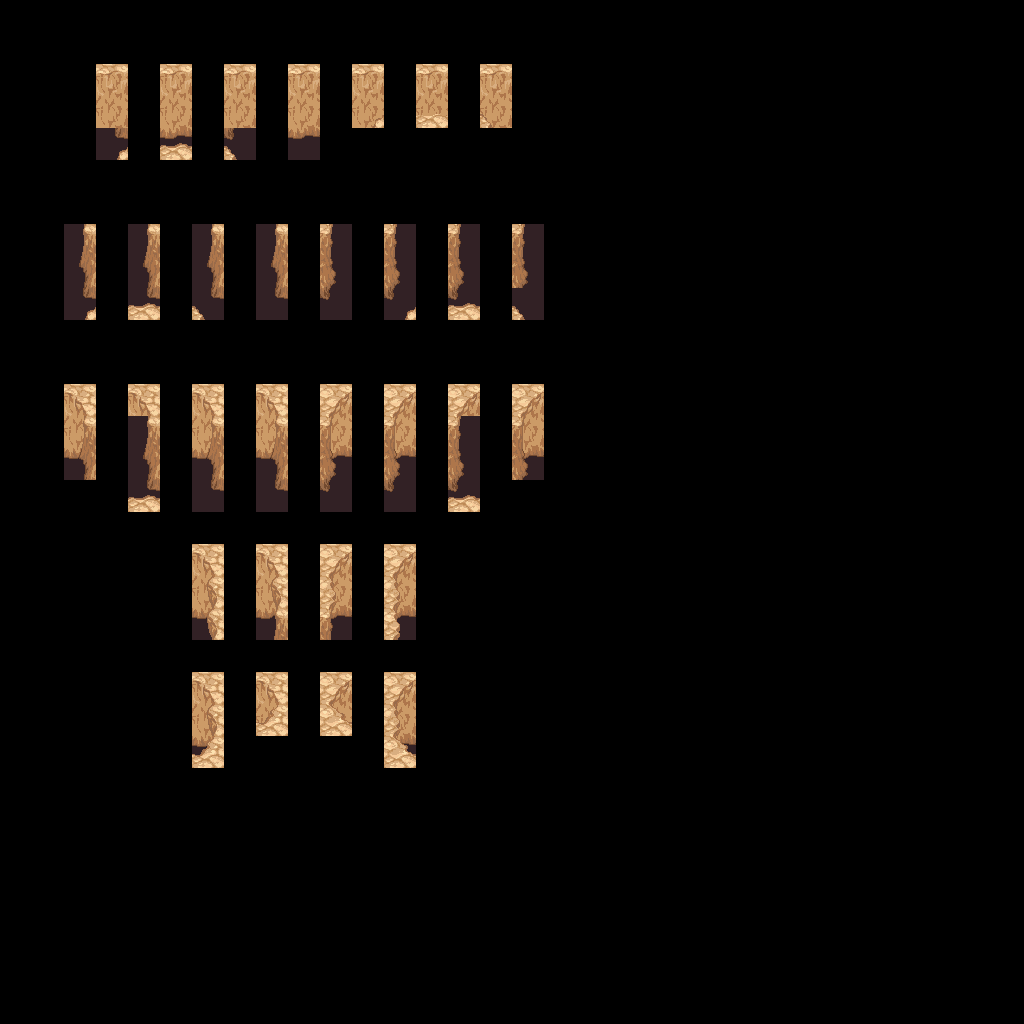

The image is a tile-based game level rendered from a .tmx file. Its description and complete source (layers, tilesets, objects, tile grids) follow:
An orthogonal 32x32 tile map with 32x32 px tiles, 3 tile layers (regions, input_Mountain, output_Mountain).

<map version="1.2" tiledversion="1.2.0" orientation="orthogonal" renderorder="right-down" width="32" height="32" tilewidth="32" tileheight="32" infinite="0" nextlayerid="5" nextobjectid="1">
 <tileset firstgid="1" source="../mountains-v6.tsx" />
 <layer id="1" name="regions" width="32" height="32">
  <data encoding="csv">
0,0,0,0,0,0,0,0,0,0,0,0,0,0,0,0,0,0,0,0,0,0,0,0,0,0,0,0,0,0,0,0,
0,0,0,0,0,0,0,0,0,0,0,0,0,0,0,0,0,0,0,0,0,0,0,0,0,0,0,0,0,0,0,0,
0,0,0,1922,0,1922,0,1922,0,1922,0,1922,0,1922,0,1922,0,0,0,0,0,0,0,0,0,0,0,0,0,0,0,0,
0,0,0,1922,0,1922,0,1922,0,1922,0,1922,0,1922,0,1922,0,0,0,0,0,0,0,0,0,0,0,0,0,0,0,0,
0,0,0,1922,0,1922,0,1922,0,1922,0,0,0,0,0,0,0,0,0,0,0,0,0,0,0,0,0,0,0,0,0,0,
0,0,0,0,0,0,0,0,0,0,0,0,0,0,0,0,0,0,0,0,0,0,0,0,0,0,0,0,0,0,0,0,
0,0,0,0,0,0,0,0,0,0,0,0,0,0,0,0,0,0,0,0,0,0,0,0,0,0,0,0,0,0,0,0,
0,0,1922,0,1923,0,1923,0,1922,0,1922,0,1923,0,1923,0,1922,0,0,0,0,0,0,0,0,0,0,0,0,0,0,0,
0,0,1922,0,1923,0,1923,0,1922,0,1922,0,1923,0,1923,0,1922,0,0,0,0,0,0,0,0,0,0,0,0,0,0,0,
0,0,1922,0,1923,0,1923,0,1922,0,1922,0,1923,0,1923,0,1922,0,0,0,0,0,0,0,0,0,0,0,0,0,0,0,
0,0,0,0,0,0,0,0,0,0,0,0,0,0,0,0,0,0,0,0,0,0,0,0,0,0,0,0,0,0,0,0,
0,0,0,0,0,0,0,0,0,0,0,0,0,0,0,0,0,0,0,0,0,0,0,0,0,0,0,0,0,0,0,0,
0,0,1922,0,1922,0,1923,0,1923,0,1923,0,1923,0,1922,0,1922,0,0,0,0,0,0,0,0,0,0,0,0,0,0,0,
0,0,1922,0,1922,0,1923,0,1923,0,1923,0,1923,0,1922,0,1922,0,0,0,0,0,0,0,0,0,0,0,0,0,0,0,
0,0,1922,0,1922,0,1923,0,1923,0,1923,0,1923,0,1922,0,1922,0,0,0,0,0,0,0,0,0,0,0,0,0,0,0,
0,0,0,0,1922,0,1922,0,1922,0,1922,0,1922,0,1922,0,0,0,0,0,0,0,0,0,0,0,0,0,0,0,0,0,
0,0,0,0,0,0,0,0,0,0,0,0,0,0,0,0,0,0,0,0,0,0,0,0,0,0,0,0,0,0,0,0,
0,0,0,0,0,0,1923,0,1922,0,1922,0,1923,0,0,0,0,0,0,0,0,0,0,0,0,0,0,0,0,0,0,0,
0,0,0,0,0,0,1923,0,1922,0,1922,0,1923,0,0,0,0,0,0,0,0,0,0,0,0,0,0,0,0,0,0,0,
0,0,0,0,0,0,1923,0,1922,0,1922,0,1923,0,0,0,0,0,0,0,0,0,0,0,0,0,0,0,0,0,0,0,
0,0,0,0,0,0,0,0,0,0,0,0,0,0,0,0,0,0,0,0,0,0,0,0,0,0,0,0,0,0,0,0,
0,0,0,0,0,0,1922,0,1922,0,1922,0,1922,0,0,0,0,0,0,0,0,0,0,0,0,0,0,0,0,0,0,0,
0,0,0,0,0,0,1922,0,1922,0,1922,0,1922,0,0,0,0,0,0,0,0,0,0,0,0,0,0,0,0,0,0,0,
0,0,0,0,0,0,1922,0,0,0,0,0,1922,0,0,0,0,0,0,0,0,0,0,0,0,0,0,0,0,0,0,0,
0,0,0,0,0,0,0,0,0,0,0,0,0,0,0,0,0,0,0,0,0,0,0,0,0,0,0,0,0,0,0,0,
0,0,0,0,0,0,0,0,0,0,0,0,0,0,0,0,0,0,0,0,0,0,0,0,0,0,0,0,0,0,0,0,
0,0,0,0,0,0,0,0,0,0,0,0,0,0,0,0,0,0,0,0,0,0,0,0,0,0,0,0,0,0,0,0,
0,0,0,0,0,0,0,0,0,0,0,0,0,0,0,0,0,0,0,0,0,0,0,0,0,0,0,0,0,0,0,0,
0,0,0,0,0,0,0,0,0,0,0,0,0,0,0,0,0,0,0,0,0,0,0,0,0,0,0,0,0,0,0,0,
0,0,0,0,0,0,0,0,0,0,0,0,0,0,0,0,0,0,0,0,0,0,0,0,0,0,0,0,0,0,0,0,
0,0,0,0,0,0,0,0,0,0,0,0,0,0,0,0,0,0,0,0,0,0,0,0,0,0,0,0,0,0,0,0,
0,0,0,0,0,0,0,0,0,0,0,0,0,0,0,0,0,0,0,0,0,0,0,0,0,0,0,0,0,0,0,0
</data>
 </layer>
 <layer id="2" name="input_Mountain" width="32" height="32">
  <properties>
   <property name="StrictEmpty" type="bool" value="true" />
  </properties>
  <data encoding="csv">
0,0,0,0,0,0,0,0,0,0,0,0,0,0,0,0,0,0,0,0,0,0,0,0,0,0,0,0,0,0,0,0,
0,0,0,0,0,0,0,0,0,0,0,0,0,0,0,0,0,0,0,0,0,0,0,0,0,0,0,0,0,0,0,0,
0,0,0,1670,0,1670,0,1670,0,1670,0,1670,0,1670,0,1670,0,0,0,0,0,0,0,0,0,0,0,0,0,0,0,0,
0,0,0,0,0,0,0,0,0,0,0,1541,0,1542,0,1543,0,0,0,0,0,0,0,0,0,0,0,0,0,0,0,0,
0,0,0,1541,0,1542,0,1543,0,0,0,0,0,0,0,0,0,0,0,0,0,0,0,0,0,0,0,0,0,0,0,0,
0,0,0,0,0,0,0,0,0,0,0,0,0,0,0,0,0,0,0,0,0,0,0,0,0,0,0,0,0,0,0,0,
0,0,0,0,0,0,0,0,0,0,0,0,0,0,0,0,0,0,0,0,0,0,0,0,0,0,0,0,0,0,0,0,
0,0,1669,0,1669,0,1669,0,1669,0,1671,0,1671,0,1671,0,1671,0,0,0,0,0,0,0,0,0,0,0,0,0,0,0,
0,0,0,0,0,0,0,0,0,0,0,0,0,0,0,0,0,0,0,0,0,0,0,0,0,0,0,0,0,0,0,0,
0,0,1541,0,1542,0,1543,0,0,0,0,0,1541,0,1542,0,1543,0,0,0,0,0,0,0,0,0,0,0,0,0,0,0,
0,0,0,0,0,0,0,0,0,0,0,0,0,0,0,0,0,0,0,0,0,0,0,0,0,0,0,0,0,0,0,0,
0,0,0,0,0,0,0,0,0,0,0,0,0,0,0,0,0,0,0,0,0,0,0,0,0,0,0,0,0,0,0,0,
0,0,1604,0,1604,0,1604,0,1604,0,1608,0,1608,0,1608,0,1608,0,0,0,0,0,0,0,0,0,0,0,0,0,0,0,
0,0,1669,0,1669,0,1669,0,1669,0,1671,0,1671,0,1671,0,1671,0,0,0,0,0,0,0,0,0,0,0,0,0,0,0,
0,0,1733,0,0,0,1733,0,0,0,0,0,1735,0,0,0,1735,0,0,0,0,0,0,0,0,0,0,0,0,0,0,0,
0,0,0,0,1542,0,1797,0,0,0,0,0,1799,0,1542,0,0,0,0,0,0,0,0,0,0,0,0,0,0,0,0,0,
0,0,0,0,0,0,0,0,0,0,0,0,0,0,0,0,0,0,0,0,0,0,0,0,0,0,0,0,0,0,0,0,
0,0,0,0,0,0,1604,0,1604,0,1608,0,1608,0,0,0,0,0,0,0,0,0,0,0,0,0,0,0,0,0,0,0,
0,0,0,0,0,0,1605,0,1605,0,1607,0,1607,0,0,0,0,0,0,0,0,0,0,0,0,0,0,0,0,0,0,0,
0,0,0,0,0,0,1605,0,1669,0,1671,0,1607,0,0,0,0,0,0,0,0,0,0,0,0,0,0,0,0,0,0,0,
0,0,0,0,0,0,0,0,0,0,0,0,0,0,0,0,0,0,0,0,0,0,0,0,0,0,0,0,0,0,0,0,
0,0,0,0,0,0,1604,0,1604,0,1608,0,1608,0,0,0,0,0,0,0,0,0,0,0,0,0,0,0,0,0,0,0,
0,0,0,0,0,0,1605,0,1865,0,1866,0,1607,0,0,0,0,0,0,0,0,0,0,0,0,0,0,0,0,0,0,0,
0,0,0,0,0,0,1865,0,0,0,0,0,1866,0,0,0,0,0,0,0,0,0,0,0,0,0,0,0,0,0,0,0,
0,0,0,0,0,0,0,0,0,0,0,0,0,0,0,0,0,0,0,0,0,0,0,0,0,0,0,0,0,0,0,0,
0,0,0,0,0,0,0,0,0,0,0,0,0,0,0,0,0,0,0,0,0,0,0,0,0,0,0,0,0,0,0,0,
0,0,0,0,0,0,0,0,0,0,0,0,0,0,0,0,0,0,0,0,0,0,0,0,0,0,0,0,0,0,0,0,
0,0,0,0,0,0,0,0,0,0,0,0,0,0,0,0,0,0,0,0,0,0,0,0,0,0,0,0,0,0,0,0,
0,0,0,0,0,0,0,0,0,0,0,0,0,0,0,0,0,0,0,0,0,0,0,0,0,0,0,0,0,0,0,0,
0,0,0,0,0,0,0,0,0,0,0,0,0,0,0,0,0,0,0,0,0,0,0,0,0,0,0,0,0,0,0,0,
0,0,0,0,0,0,0,0,0,0,0,0,0,0,0,0,0,0,0,0,0,0,0,0,0,0,0,0,0,0,0,0,
0,0,0,0,0,0,0,0,0,0,0,0,0,0,0,0,0,0,0,0,0,0,0,0,0,0,0,0,0,0,0,0
</data>
 </layer>
 <layer id="3" name="output_Mountain" width="32" height="32">
  <data encoding="csv">
0,0,0,0,0,0,0,0,0,0,0,0,0,0,0,0,0,0,0,0,0,0,0,0,0,0,0,0,0,0,0,0,
0,0,0,0,0,0,0,0,0,0,0,0,0,0,0,0,0,0,0,0,0,0,0,0,0,0,0,0,0,0,0,0,
0,0,0,0,0,0,0,0,0,0,0,0,0,0,0,0,0,0,0,0,0,0,0,0,0,0,0,0,0,0,0,0,
0,0,0,1734,0,1734,0,1734,0,1734,0,1539,0,1932,0,1545,0,0,0,0,0,0,0,0,0,0,0,0,0,0,0,0,
0,0,0,1861,0,1862,0,1863,0,1798,0,0,0,0,0,0,0,0,0,0,0,0,0,0,0,0,0,0,0,0,0,0,
0,0,0,0,0,0,0,0,0,0,0,0,0,0,0,0,0,0,0,0,0,0,0,0,0,0,0,0,0,0,0,0,
0,0,0,0,0,0,0,0,0,0,0,0,0,0,0,0,0,0,0,0,0,0,0,0,0,0,0,0,0,0,0,0,
0,0,0,0,0,0,0,0,0,0,0,0,0,0,0,0,0,0,0,0,0,0,0,0,0,0,0,0,0,0,0,0,
0,0,1733,0,1733,0,1733,0,1733,0,1735,0,1735,0,1735,0,1735,0,0,0,0,0,0,0,0,0,0,0,0,0,0,0,
0,0,1548,0,1612,0,1676,0,1797,0,1799,0,1740,0,1804,0,1868,0,0,0,0,0,0,0,0,0,0,0,0,0,0,0,
0,0,0,0,0,0,0,0,0,0,0,0,0,0,0,0,0,0,0,0,0,0,0,0,0,0,0,0,0,0,0,0,
0,0,0,0,0,0,0,0,0,0,0,0,0,0,0,0,0,0,0,0,0,0,0,0,0,0,0,0,0,0,0,0,
0,0,0,0,0,0,0,0,0,0,0,0,0,0,0,0,0,0,0,0,0,0,0,0,0,0,0,0,0,0,0,0,
0,0,1667,0,0,0,1667,0,1667,0,1673,0,1673,0,0,0,1673,0,0,0,0,0,0,0,0,0,0,0,0,0,0,0,
0,0,1730,0,1733,0,1730,0,1730,0,1738,0,1738,0,1735,0,1738,0,0,0,0,0,0,0,0,0,0,0,0,0,0,0,
0,0,0,0,1612,0,0,0,1797,0,1799,0,0,0,1804,0,0,0,0,0,0,0,0,0,0,0,0,0,0,0,0,0,
0,0,0,0,0,0,0,0,0,0,0,0,0,0,0,0,0,0,0,0,0,0,0,0,0,0,0,0,0,0,0,0,
0,0,0,0,0,0,0,0,0,0,0,0,0,0,0,0,0,0,0,0,0,0,0,0,0,0,0,0,0,0,0,0,
0,0,0,0,0,0,1603,0,1603,0,1609,0,1609,0,0,0,0,0,0,0,0,0,0,0,0,0,0,0,0,0,0,0,
0,0,0,0,0,0,1602,0,1666,0,1674,0,1610,0,0,0,0,0,0,0,0,0,0,0,0,0,0,0,0,0,0,0,
0,0,0,0,0,0,0,0,0,0,0,0,0,0,0,0,0,0,0,0,0,0,0,0,0,0,0,0,0,0,0,0,
0,0,0,0,0,0,0,0,0,0,0,0,0,0,0,0,0,0,0,0,0,0,0,0,0,0,0,0,0,0,0,0,
0,0,0,0,0,0,1603,0,1801,0,1795,0,1609,0,0,0,0,0,0,0,0,0,0,0,0,0,0,0,0,0,0,0,
0,0,0,0,0,0,1802,0,0,0,0,0,1794,0,0,0,0,0,0,0,0,0,0,0,0,0,0,0,0,0,0,0,
0,0,0,0,0,0,0,0,0,0,0,0,0,0,0,0,0,0,0,0,0,0,0,0,0,0,0,0,0,0,0,0,
0,0,0,0,0,0,0,0,0,0,0,0,0,0,0,0,0,0,0,0,0,0,0,0,0,0,0,0,0,0,0,0,
0,0,0,0,0,0,0,0,0,0,0,0,0,0,0,0,0,0,0,0,0,0,0,0,0,0,0,0,0,0,0,0,
0,0,0,0,0,0,0,0,0,0,0,0,0,0,0,0,0,0,0,0,0,0,0,0,0,0,0,0,0,0,0,0,
0,0,0,0,0,0,0,0,0,0,0,0,0,0,0,0,0,0,0,0,0,0,0,0,0,0,0,0,0,0,0,0,
0,0,0,0,0,0,0,0,0,0,0,0,0,0,0,0,0,0,0,0,0,0,0,0,0,0,0,0,0,0,0,0,
0,0,0,0,0,0,0,0,0,0,0,0,0,0,0,0,0,0,0,0,0,0,0,0,0,0,0,0,0,0,0,0,
0,0,0,0,0,0,0,0,0,0,0,0,0,0,0,0,0,0,0,0,0,0,0,0,0,0,0,0,0,0,0,0
</data>
 </layer>
</map>
